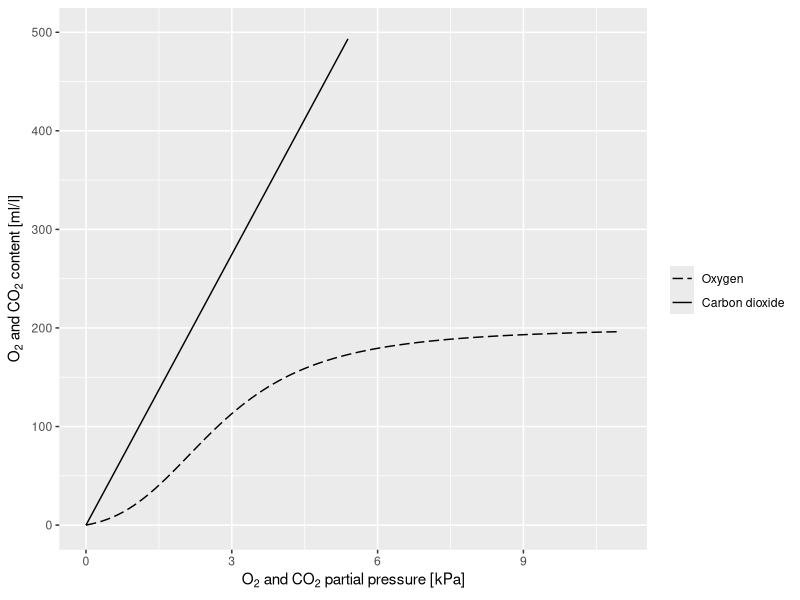
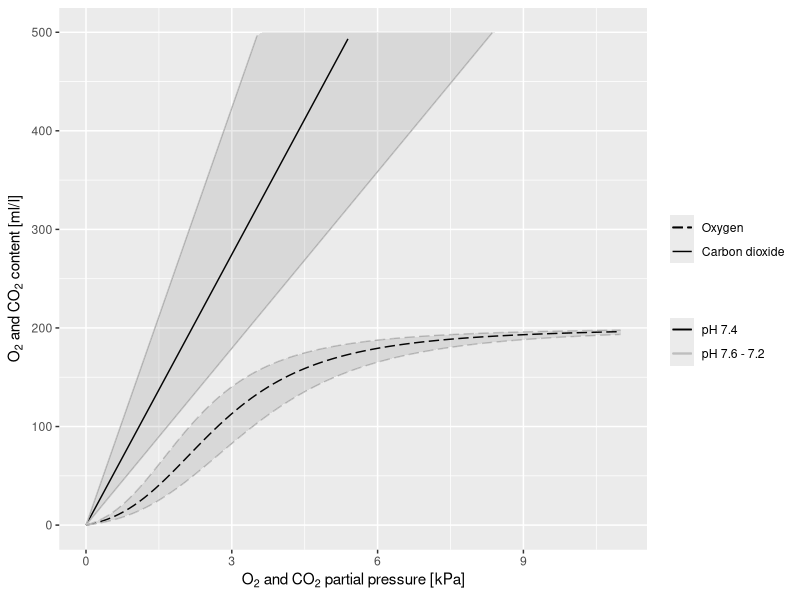
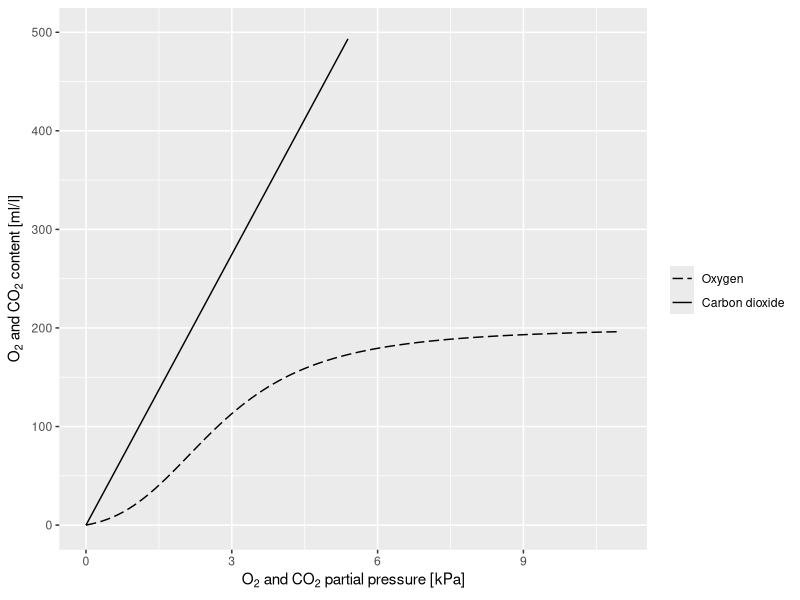
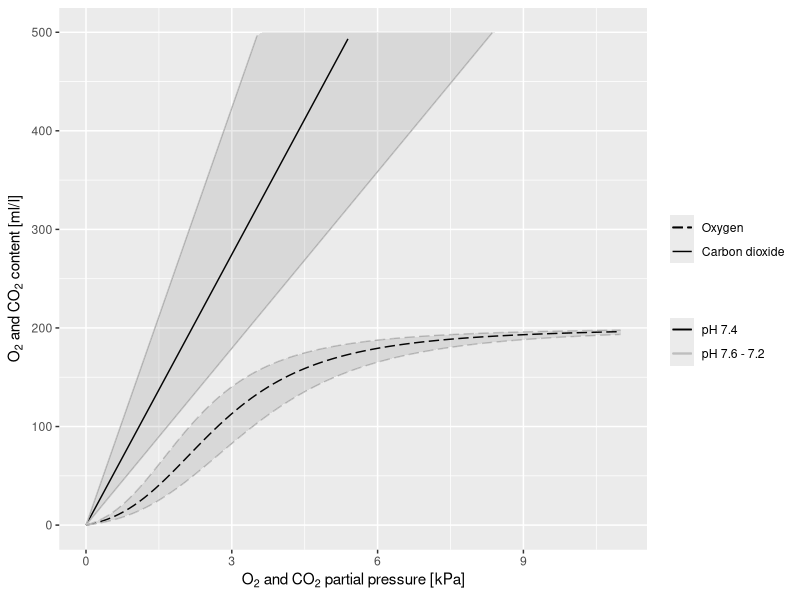
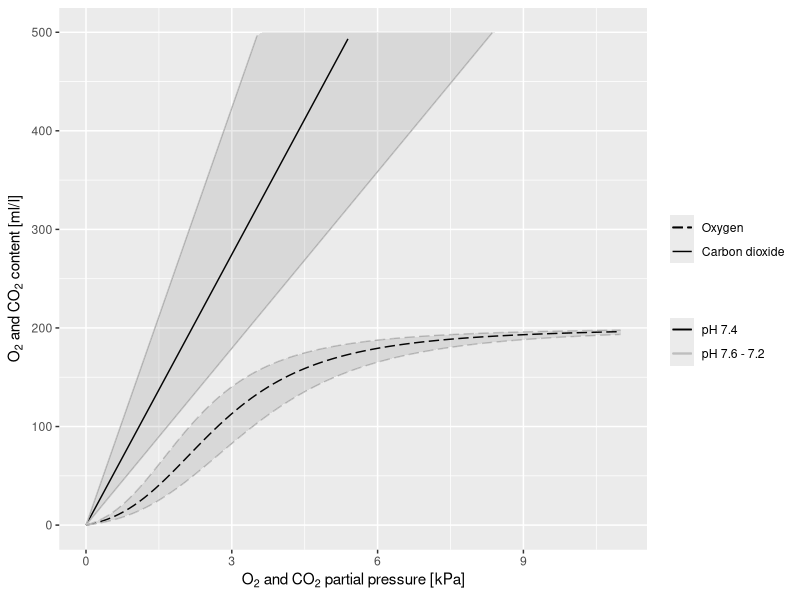

Write the R code that produced these figures, in order.


## plot blood O2 and CO2 content as function of partial pressure

if(!require(ggplot2)){
	install.packages("ggplot2")
	library(ggplot2)
}

## plot functions

## define o2 function(ref:1. Siggaard-Andersen O, Wimberley PD, Göthgen I, Siggaard-Andersen M. A mathematical model of the hemoglobin-oxygen dissociation curve of human blood and of the oxygen partial pressure as a function of temperature. Clin. Chem. 1984; 30: 1646–1651.)
SatO2 <- function(x, pH=7.4, T=37, cbase=0, cdpg=1.5, y0=1.875, k=0.5343){
    ## x is PO2
    x <- log(x)
    a <- 1.04*(7.4-pH)+0.005*cbase+0.07*(cdpg-5)
    b <- 0.055*(T/(273.15-(-310.15)))
    h <- 3.5+a
    x0 <- 1.946+a+b
    y <- y0+x-x0+h*tanh(k*(x-x0))
    return(exp(y)/(exp(y)+1))
}
ConcO2 <- function(x, Hb=150, pH=7.4, T=37, cbase=0, cdpg=1.5, y0=1.875, k=0.5343){
    ## x is PO2
    x <- log(x)
    a <- 1.04*(7.4-pH)+0.005*cbase+0.07*(cdpg-5)
    b <- 0.055*(T/(273.15-(-310.15)))
    h <- 3.5+a
    x0 <- 1.946+a+b
    y <- y0+x-x0+h*tanh(k*(x-x0))
    return(exp(y)/(exp(y)+1)*1.34*Hb)
}
## define co2 function (ref: 1. Kelman GR. Digital computer procedure for the conversion of PCO2 into blood CO2 content. Respir Physiol 1967; 3: 111–115.)
ConcCO2 <- function(x, pH=7.4, SatO2=0.96, Hct=0.4, T=37){
    ## x is PCO2
    ## convert x from kPa to mmHg
    x <- x*7.50061682704
    alpha <- 0.0307+0.00057*(37-T)+0.00002*(37-T)^2
    pK <- 6.086+0.042*(7.4-pH)+(38-T)*(0.0047+0.0014*(7.4-pH))
    co2plasma <- alpha*x*(1+10^(pH-pK))
    dred <- 0.664+0.2275*(7.4-pH)-0.0938*(7.4-pH)^2
    doxy <- 0.590+0.2913*(7.4-pH)-0.0844*(7.4-pH)^2
    d <- doxy+(dred-doxy)*(1-SatO2)
    co2cells <- d*co2plasma
    return((Hct*co2cells+(1-Hct)*co2plasma)*2.22*10)
}

## -----------------------------
## plot curves
## -----------------------------
p <- ggplot(data = data.frame(x = 0), mapping = aes(x = x))
p <- p + stat_function(fun = ConcO2, aes(linetype="line.1"))
p <- p + stat_function(fun = ConcCO2, aes(linetype="line.2"))
p <- p + scale_linetype_manual(name = "", values = c("longdash", "solid"), labels = c("Oxygen", "Carbon dioxide"))
p <- p + xlab(expression(paste("",O[2], " and ",CO[2], " partial pressure [kPa]")))
p <- p + ylab(expression(paste("",O[2], " and ",CO[2], " content [ml/l]")))
p <- p + xlim(0, 11) + ylim(0, 500)
print(p)
ggsave("FIGURE2.pdf", p)

## -----------------------------
## plot curves with pH range
## -----------------------------
ylimmax <- 500
p <- ggplot(data = data.frame(x = 0), mapping = aes(x = x))
## plot O2 for normal pH
p <- p + stat_function(fun = ConcO2, aes(linetype="line.1", color="col.1"))
## plot O2 for pH range
p <- p + stat_function(fun = ConcO2, args=list(Hb=150, pH=7.6, T=37, cbase=0, cdpg=1.5), aes(linetype="line.1", color="col.2"))
p <- p + stat_function(fun = ConcO2, args=list(Hb=150, pH=7.2, T=37, cbase=0, cdpg=1.5), aes(linetype="line.1", color="col.2"))
## plot CO2 for normal pH
p <- p + stat_function(fun = ConcCO2, aes(linetype="line.2", color="col.1"))
## plot CO2 for pH range
p <- p + stat_function(fun = ConcCO2, args = list(pH=7.6, SatO2=0.96, Hct=0.4, T=37), aes(color="col.2"))
p <- p + stat_function(fun = ConcCO2, args = list(pH=7.2, SatO2=0.96, Hct=0.4, T=37), aes(color="col.2"))
p <- p + xlim(0, 11) + ylim(0, ylimmax)
## render function points to data.frame in order to use it for the ribbons
prender <- ggplot_build(p)
o2 <- data.frame(x=prender$data[[2]]$x, ymin=prender$data[[2]]$y, ymax=prender$data[[3]]$y)
co2 <- data.frame(x=prender$data[[5]]$x, ymin=prender$data[[5]]$y, ymax=prender$data[[6]]$y)
## handle case that ribbon extends beyond upper limit of plot
co2$ymax[is.na(co2$ymax)] <- ylimmax
co2$ymin[is.na(co2$ymin)] <- ylimmax
## plot ribbons
p <- p + geom_ribbon(data=o2, aes(x=x, ymin=ymin, ymax=ymax), alpha=0.1)
p <- p + geom_ribbon(data=co2, aes(x=x, ymin=ymin, ymax=ymax), alpha=0.1)
## plot ribbon directly (without rendering the plot beforehand) is only possible with a fixed lower boundary)
## p <- p + stat_function(fun = ConcCO2, args = list(pH=7.6, SatO2=0.96, Hct=0.4, T=37), geom="ribbon", aes(color="col.1", ymin=3, ymax=..y..))
p <- p + scale_linetype_manual(name = "", values = c("longdash", "solid"), labels = c("Oxygen", "Carbon dioxide"))
p <- p + scale_color_manual(name = "", values = c("black", "grey"), labels = c("pH 7.4", "pH 7.6 - 7.2"))
p <- p + xlab(expression(paste("",O[2], " and ",CO[2], " partial pressure [kPa]")))
p <- p + ylab(expression(paste("",O[2], " and ",CO[2], " content [ml/l]")))
print(p)
ggsave("FIGURE2b.pdf", p)
ggsave("FIGURE2b.png", p)
